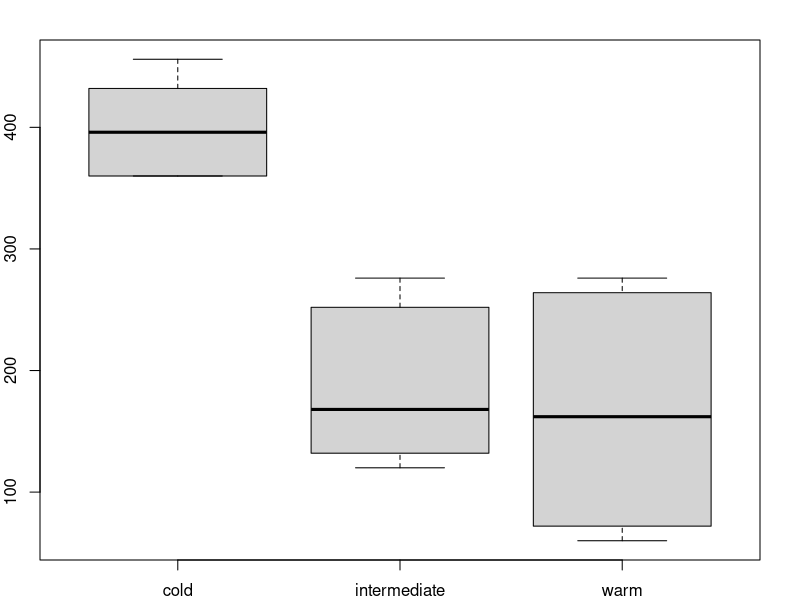
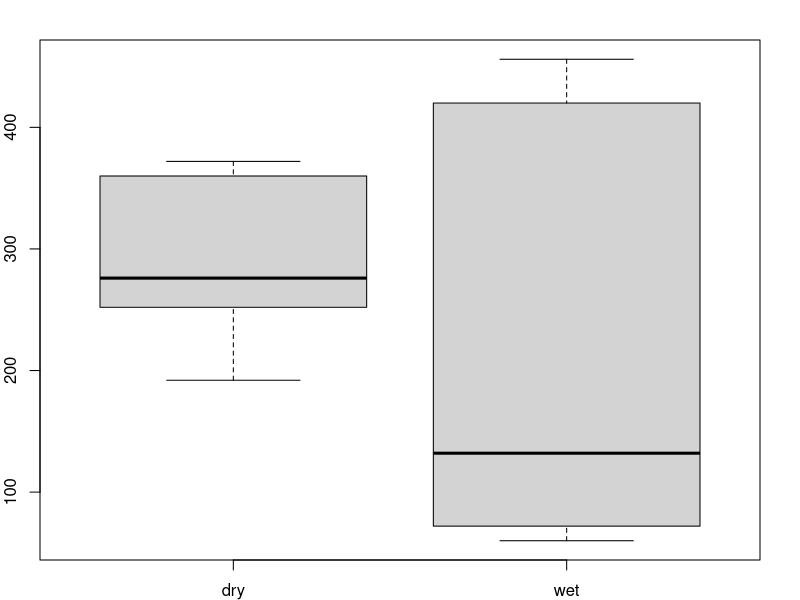
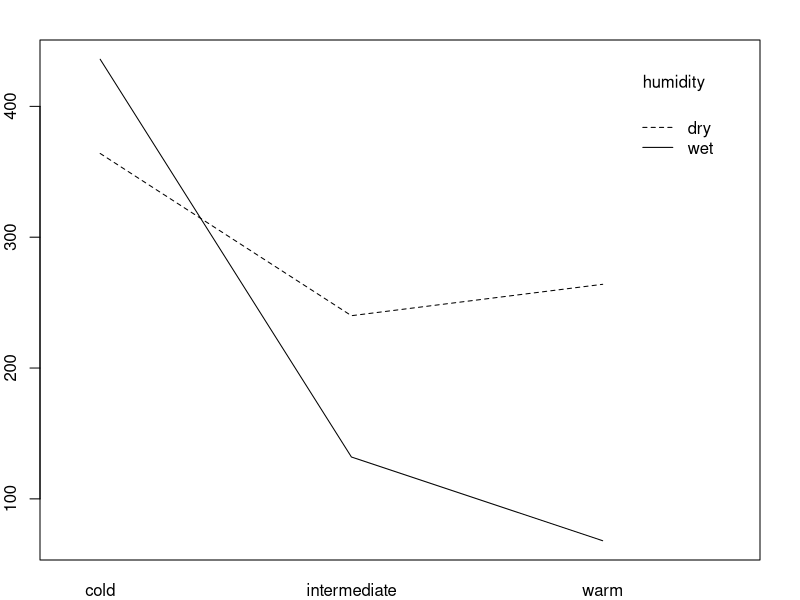
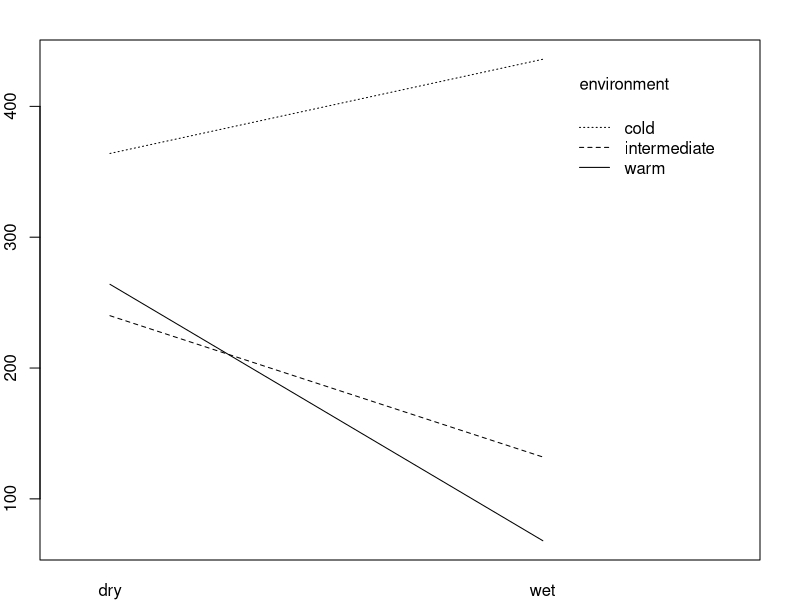
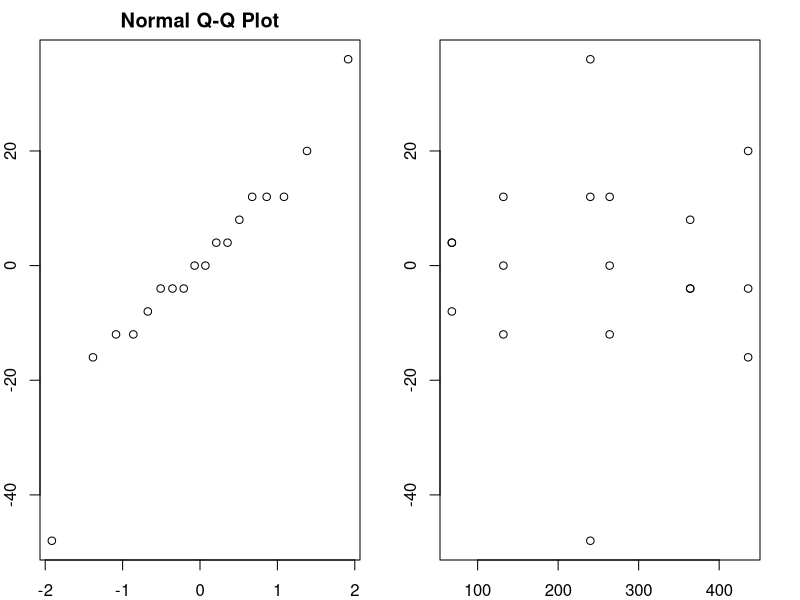

Recreate these plots in R, in order.
## ---- chunk 1
data_bread <- read.table("bread.txt", header = TRUE)
I<-3;J<-2;N<-3
random = rbind(rep(c("cold","intermedia","warm"), each=N*J),
      rep(c("dry","wet"), N*I), 
      sample(1:(N*I*J)))
## ---- chunk 2
par(mar = rep(2, 4));attach(data_bread)
boxplot(hours~environment)
boxplot(hours~humidity)
interaction.plot(environment, humidity, hours)
interaction.plot(humidity, environment, hours)
## ---- chunk 3
factor_env = as.factor(environment); factor_hum = as.factor(humidity)
bread_lm = lm(hours~factor_env*factor_hum)
res = anova(bread_lm)
## ---- chunk 4
summary = summary(bread_lm)$coefficients
## ---- chunk 5
par(mfrow=c(1,2))
qqnorm(residuals(bread_lm)); plot(fitted(bread_lm),residuals(bread_lm))
